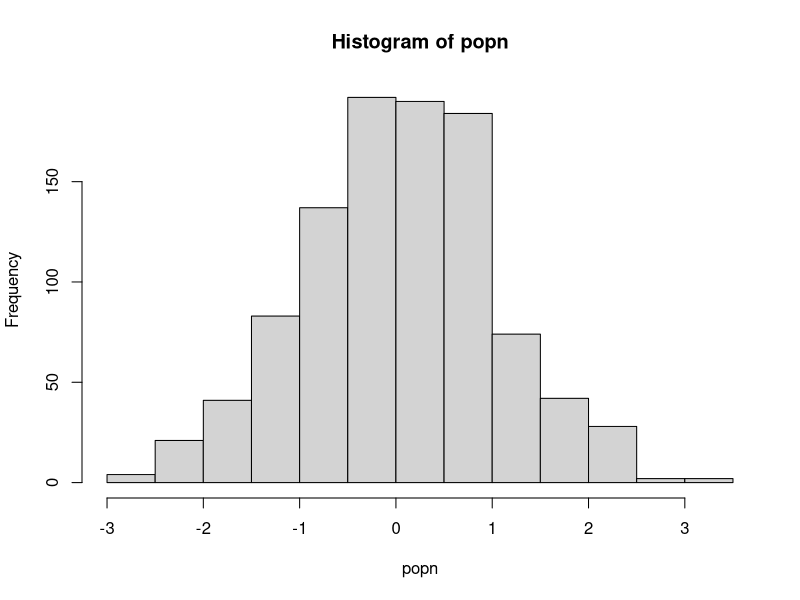

This chart was generated by the following R code:
######### Functions ##########

## A function to take a sample of size n from a population "popn" and return its mean
myexperiment<-function(popn,n){
  pop_sample<-sample(popn, n, replace=FALSE) #sample() takes a sample of the specified size from the element x (popn),using either with or without replacement 
  return(mean(pop_sample)) #return the mean of that sample taken
}

##Calculate means using a FOR loop on a vector without preallocation:
#write the mean of n in the empty vector by concatenating and looping
loopy_sample1<-function(popn, n, num){ 
  result1<-vector() #Initialize empty vector of size 1 
  for(i in 1:num){ #between range 1 to num
    result1<-c(result1,myexperiment(popn, n)) #concatenate vector,with the calculate mean function
  }
  return(result1)
}

## To run "num" iterations of the experiment using a FOR loop on a vector with preallocation:
loopy_sample2<-function(popn, n, num){
  result2<-vector(,num) #preallocate expected size
  for(i in 1:num){
    result2[i]<-myexperiment(popn,n) #calculate mean function of size n and set it as i and puts it into the vector
    #then loops and continues on from i (1 to 2)
  }
  return(result2)
}

## To run "num" iterations of the experiment using a For loop on a loop with preallocations:
loopy_sample3<-function(popn, n, num){
  result3<-vector("list", num) #preallocate expected size
  for(i in 1:num){ 
    result3[[i]]<-myexperiment(popn, n) #mean, put it as i and put it into the vector 
  }
  return(result3)
}

## To run "num" iterations of the experiment using vectorization with lapply:
lapply_sample<-function(popn, n,num){ 
  result4<-lapply(1:num, function(i) myexperiment(popn, n)) #lapply num, with the function i 
}  #function(i) does not mean anything, just a placeholder to tell to do that function to all from 1:num


## To run "num" iterations fo the experiment using vectorization with sapply:
sapply_sample<-function(popn, n, num){
  result5<-sapply(1:num, function(i) myexperiment(popn, n))
  return(result5)
}

#Generate population
set.seed(12345)
popn<-rnorm(1000) #Generate population
hist(popn)

#Run and time the different functions
n<-100 #sample size for each experiment
num<-10000 #Number of times to rerun the experiment

print("Using loops without preallocation on a vector took:")
print(system.time(loopy_sample1(popn,1000,650)))

print("Using loops with preallocation on a vector took:")
print(system.time(loopy_sample2(popn,1000,650)))

print("Using loops with preallocation on a list took:")
print(system.time(loopy_sample3(popn,1000,650)))

print("Using the vectorized sapply function (on a list) took:")
print(system.time(sapply_sample(popn,1000,650)))

print("Using the vectorized lapply fuction (on a list) took:")
print(system.time(lapply_sample(popn,1000,650)))

#Using loops without preallocation is usually the slowest